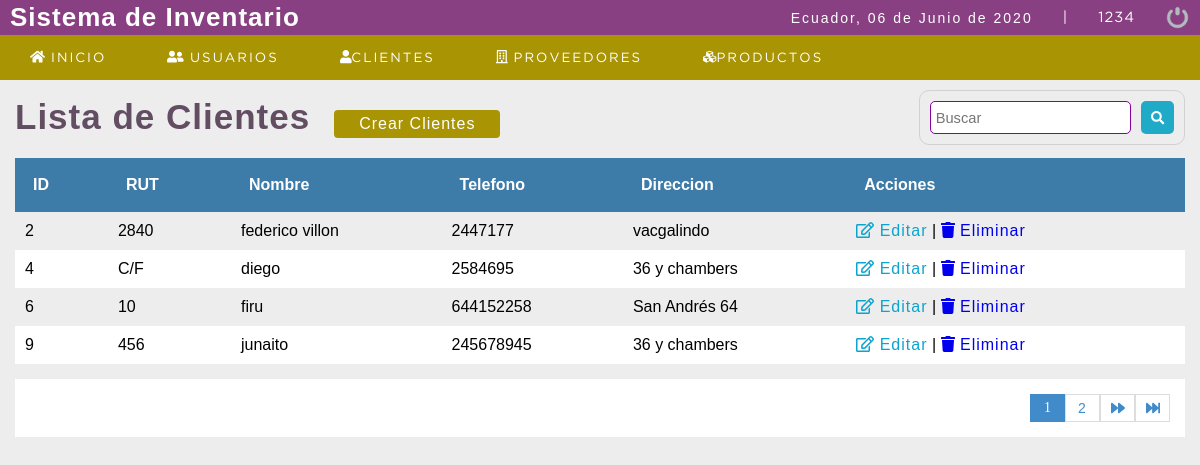
The app's page /bazartesis/sistema/lista_clientes.php (signed in) with its own data.
### tables this page shows
CREATE TABLE `cliente` (
  `idcliente` int(11) NOT NULL,
  `nit` int(11) DEFAULT NULL,
  `nombre` varchar(80) DEFAULT NULL,
  `telefono` int(11) DEFAULT NULL,
  `direccion` text DEFAULT NULL,
  `dateadd` datetime NOT NULL DEFAULT current_timestamp(),
  `usuario_id` int(11) NOT NULL,
  `estatus` int(11) NOT NULL DEFAULT 1
);

### bazartesis/sistema/lista_clientes.php (the view, shortened to what this page needs)
<?php
	include "../conexion.php"
?>
<!DOCTYPE html>
<html lang="en">
<head>
	<?php include "includes/scripts.php";?>
</head>
<body>
	<?php include "includes/header.php";?>
	<section id="container">
		<h1>Lista de Clientes</h1>
		<a href="registro_cliente.php" class="btn_new">Crear Clientes</a>
		<form action="buscar_cliente.php" method="get" class="form_search">
			<input type="text" name="busqueda" id="busqueda" placeholder="Buscar">
			<button type="submit" class="btn_search"><i class="fas fa-search"></i></button>
		</form>
		<table>
			<tr>
				<th>ID</th>
				<th>RUT</th>
				<th>Nombre</th>
				<th>Telefono</th>
				<th>Direccion</th>
				<th>Acciones</th>
			</tr>
			<?php
			$sql_registe = mysqli_query($conection,"SELECT COUNT(*) as total_registro FROM cliente WHERE estatus = 1 ");
				$result_register =mysqli_fetch_array($sql_registe);
				$total_registro = $result_register['total_registro'];
					$por_pagina = 4;
					if (empty($_GET['pagina'])) {
						$pagina = 1;
					}else{
						$pagina = $_GET['pagina'];
					}
					$desde = ($pagina-1) * $por_pagina;
					$total_paginas = ceil($total_registro / $por_pagina);
				$query = mysqli_query($conection,"SELECT* FROM cliente
					 WHERE estatus = 1
					ORDER BY idcliente ASC
					LIMIT $desde,$por_pagina
					");
				$result = mysqli_num_rows($query);
				if ($result > 0) {
					while ($data = mysqli_fetch_array($query)) {
						if ($data["nit"] == 0) {
												$nit = 'C/F';
											}else{
												$nit = $data["nit"];
											}					?>
			<tr>
				<td><?php echo $data["idcliente"]; ?></td>
				<td><?php echo $nit; ?> </td>
				<td><?php echo $data["nombre"]; ?></td>
				<td><?php echo $data["telefono"]; ?></td>
				<td><?php echo $data["direccion"]; ?></td>
				<td>
					<a class="link_edit" href="editar_cliente.php?id=<?php echo $data["idcliente"]; ?>"><i class="far fa-edit"></i> Editar</a>
					<?php if ($_SESSION['rol'] == 1 || $_SESSION['rol'] == 2){ ?>
					|
					<a class="link_delete" href="eliminar_confirmar_cliente.php?id=<?php echo $data["idcliente"]; ?>"><i class="fas fa-trash"></i> Eliminar</a>
				  <?php } ?>
				</td>
			</tr>
			<?php
			}
				}
			?>
		</table>
		<div class="paginador">
			<ul>
				<?php
				for ($i=1; $i <= $total_paginas; $i++) {
				if ($i == $pagina) {
				 	echo '<li class="PageSelected">'.$i.'</li>';
				 }else{
				 	echo '<li><a href="?pagina='.$i.'" >'.$i.'</a></li>';
				 }
				}
				if ($pagina != $total_paginas) {
				?>
				<li><a href="?pagina=<?php echo $pagina+1; ?>"><i class="fas fa-forward"></i></a></li>
				<li><a href="?pagina=<?php echo $total_paginas; ?>"><i class="fas fa-fast-forward"></i></a></li>
				<?php }?>
			</ul>
		</div>
	</section>
</body>
</html>

### bazartesis/sistema/css/style.css (style rules this page uses)
* { margin: 0; padding: 0; box-sizing: border-box; }
body { background: #ededed; }
h1, h2, h3, h4, h5, h6 { font-family: 'arial'; font-weight: bold; letter-spacing: 1px; }
h1 { font-size: 26px; }
a { text-decoration: none; font-family: arial; letter-spacing: 1px; }
#container { padding: 90px 15px 15px; }
form { background: #FFF; margin: auto; padding: 20px 50px; border: 1px solid #d1d1d1; }
input,select { display: block; width: 100%; font-size: 11pt; padding: 5px; border: 1px solid #85029e; border-radius: 5px; }
#container h1 { font-size: 35px; display: inline-block; color: #624d63; }
.btn_new { display: inline-block; background: #a99404; color: #FFF; padding: 5px 25px; border-radius: 4px; margin: 20px; }
table { border-collapse: collapse; font-size: 12pt; font-family: 'arial'; width: 100%; }
table th { text-align: left; padding: 18px; background: #3d7ba8; color:#FFF; }
table tr:nth-child(odd) { background: #FFF; }
table td { padding: 10px; }
.link_edit { color:#0ca4ce; }
.paginador ul { padding: 15px; list-style: none; background: #FFF; margin-top: 15px; display: -webkit-flex; display: -moz-flex; display: -ms-flex; display: -o-flex; display: flex; justify-content: flex-end; }
.paginador a, .PageSelected { color: #428bca; border: 1px solid #ddd; padding: 5px; display: inline-block; font-size: 14px; text-align: center; width: 35px; }
.PageSelected { color: #FFF; background: #428bca; border: 1px solid #428bca; }
.form_search { display: -webkit-flex; display: -moz-flex; display: -ms-flex; display: -o-flex; display: flex; float: right; background: initial; padding: 10px; border-radius: 10px; }
.form_search .btn_search { background: #1faac8; color: #FFF; padding: 10px; border: 0; cursor: pointer; margin-left: 10px; display: flex; border-radius: 5px; }

### records on screen
cliente: idcliente "2", nit "2840", nombre "federico villon", telefono "2447177", direccion "vacgalindo"
cliente: idcliente "4", nit "C/F", nombre "diego", telefono "2584695", direccion "36 y chambers"
cliente: idcliente "6", nit "10", nombre "firu", telefono "644152258", direccion "San Andrés 64"
cliente: idcliente "9", nit "456", nombre "junaito", telefono "245678945", direccion "36 y chambers"

### other values on screen
fechaC() "06 de Junio de 2020"
$_SESSION['user'] "1234"
